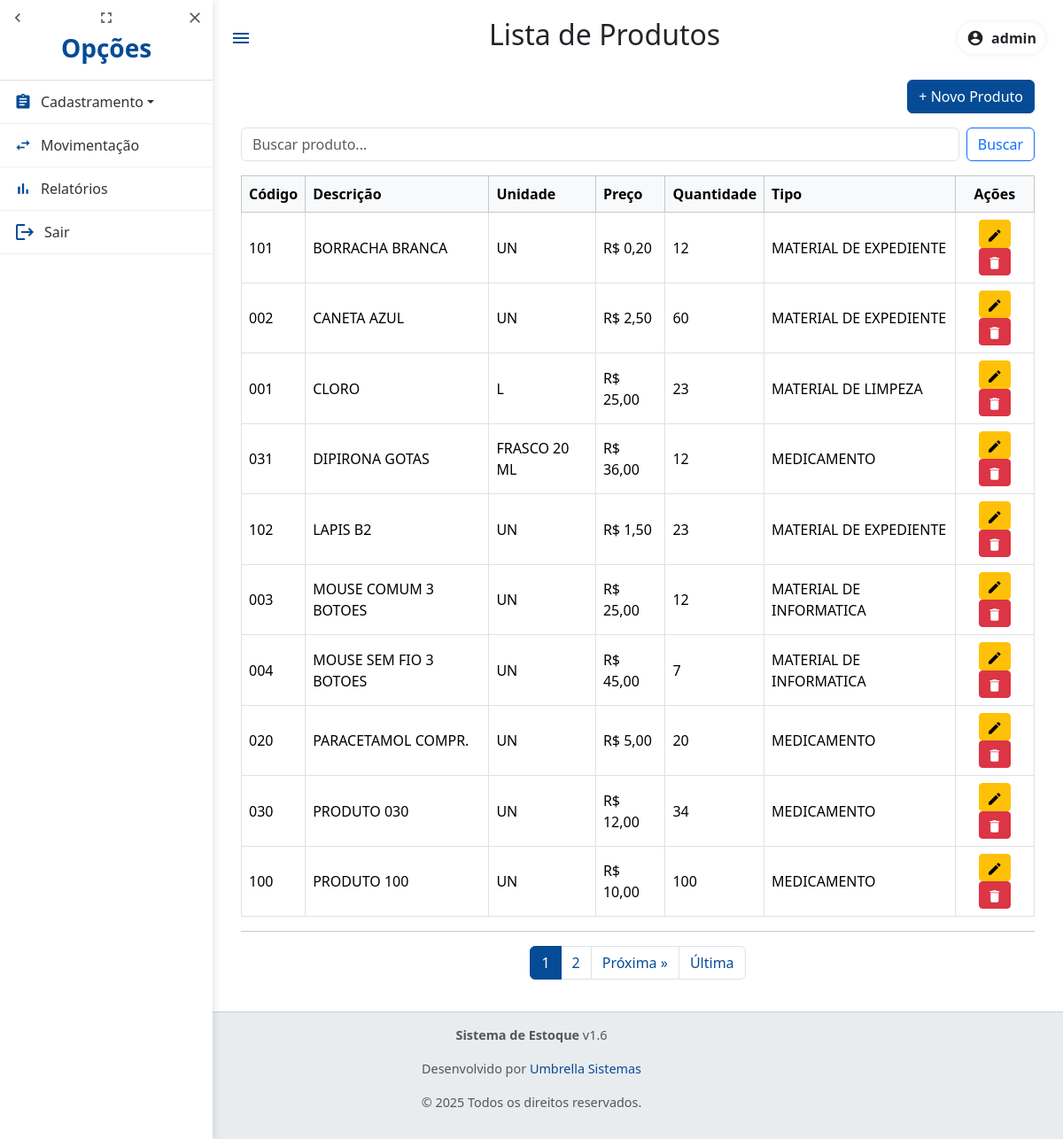
The app's page / (signed in) with its own data.
### estoque/models.py (models this page shows, shortened)
class Produto(models.Model):
    codigo = models.CharField(
        max_length=20,
        unique=True,
        verbose_name="Código"
    )
    descricao = models.CharField(
        max_length=255,
        verbose_name="Descrição"
    )
    preco = models.DecimalField(
        max_digits=10,
        decimal_places=2,
        verbose_name="Preço Unitário"
    )
    quantidade_estoque = models.PositiveIntegerField(
        verbose_name="Quantidade em Estoque"
    )
    tipo_produto = models.ForeignKey(
        TipoProduto,
        on_delete=models.PROTECT,
        related_name="fk_produto_tipo",
        verbose_name="Tipo de Produto"
    )
    unidade = models.ForeignKey(
        Unidade,
        on_delete=models.PROTECT,
        related_name="unidades",
        verbose_name="Unidade"
    )
    is_excluido = models.BooleanField(
        default=False,
        verbose_name="Excluído"
    )
    class Meta:
        verbose_name = "Produto"
        verbose_name_plural = "Produtos"
        ordering = ['descricao']

class Unidade(models.Model):
    nome = models.CharField(
        max_length=10,
        unique=True,
        verbose_name="Unidade",
        help_text="Ex.: UN, CX, KG"
    )
    class Meta:
        verbose_name = "Unidade"
        verbose_name_plural = "Unidades"
        ordering = ['nome']

class TipoProduto(models.Model):
    nome = models.CharField(
        max_length=100,
        unique=True,
        verbose_name="Tipo de Produto"
    )
    class Meta:
        verbose_name = "Tipo de Produto"
        verbose_name_plural = "Tipos de Produtos"
        ordering = ['nome']

### estoque/views.py (the view)
# urls.py: path('', views.produto_list, name='home'),
@login_required(login_url='login')
def produto_list(request):
    query = request.GET.get('q')
    produtos = Produto.objects.select_related('tipo_produto').order_by('descricao')
    if query:
        produtos = produtos.filter(descricao__icontains=query)
    paginator = Paginator(produtos, 10)  # 10 produtos por página
    page_number = request.GET.get('page')
    produtos = paginator.get_page(page_number)
    return render(request, 'produto_list.html', {'produtos': produtos})

### templates/produto_list.html (shortened to what this page needs)
{% extends 'base.html' %}
{% block page_title %}Lista de Produtos{% endblock %}
{% block content %}
<div class="container mt-4">
    <div class="mb-3 text-end">
        <a href="{% url 'produto_create' %}" class="btn btn-primary">+ Novo Produto</a>
    </div>
    <form method="get" class="mb-3 d-flex" role="search">
        <input type="text" name="q" class="form-control me-2" placeholder="Buscar produto..." value="{{ request.GET.q }}">
        <button type="submit" class="btn btn-outline-primary">Buscar</button>
    </form>
    <div class="table-responsive">
        <table class="table table-hover table-bordered align-middle">
            <thead class="table-light">
                <tr>
                    <th>Código</th>
                    <th>Descrição</th>
                    <th>Unidade</th>
                    <th>Preço</th>
                    <th>Quantidade</th>
                    <th>Tipo</th>
                    <th class="text-center">Ações</th>
                </tr>
            </thead>
            <tbody>
                {% for produto in produtos %}
                    <tr>
                        <td>{{ produto.codigo }}</td>
                        <td>{{ produto.descricao }}</td>
                        <td>{{ produto.unidade.nome }}</td>
                        <td>R$ {{ produto.preco }}</td>
                        <td>{{ produto.quantidade_estoque }}</td>
                        <td>{{ produto.tipo_produto.nome }}</td>
                        <td class="text-center">
                            {% if not produto.is_excluido %}
                                <a href="{% url 'produto_update' produto.pk %}" class="btn btn-sm btn-warning" title="Editar">
                                    <span class="material-icons">edit</span>
                                </a>
                                <a href="{% url 'produto_delete' produto.pk %}" class="btn btn-sm btn-danger" title="Excluir">
                                    <span class="material-icons">delete</span>
                                </a>
                            {% else %}
                                Item Excluído
                            {% endif %}
                        </td>
                    </tr>
                {% empty %}
                    <tr><td colspan="7" class="text-center">Nenhum produto cadastrado.</td></tr>
                {% endfor %}
            </tbody>
        </table>
        <hr>
        {% if produtos.has_other_pages %}
            <nav aria-label="Navegação de páginas">
            <ul class="pagination justify-content-center">
                {% for num in produtos.paginator.page_range %}
                {% if produtos.number == num %}
                    <li class="page-item active"><span class="page-link">{{ num }}</span></li>
                {% elif num > produtos.number|add:'-3' and num < produtos.number|add:'3' %}
                    <li class="page-item"><a class="page-link" href="?page={{ num }}{% if request.GET.q %}&q={{ request.GET.q }}{% endif %}">{{ num }}</a></li>
                {% endif %}
                {% endfor %}
                {% if produtos.has_next %}
                <li class="page-item">
                    <a class="page-link" href="?page={{ produtos.next_page_number }}{% if request.GET.q %}&q={{ request.GET.q }}{% endif %}">Próxima &raquo;</a>
                </li>
                <li class="page-item">
                    <a class="page-link" href="?page={{ produtos.paginator.num_pages }}{% if request.GET.q %}&q={{ request.GET.q }}{% endif %}">Última</a>
                </li>
                {% endif %}
            </ul>
            </nav>
        {% endif %}
    </div>
</div>
{% endblock %}

### templates/base.html (shortened to what this page needs)
{% load static %}
<!DOCTYPE html>
<html lang="pt-BR">
<head>
    <link rel="stylesheet" href="{% static 'css/style.css' %}">
    <link href="https://cdn.jsdelivr.net/npm/bootstrap@5.3.2/dist/css/bootstrap.min.css" rel="stylesheet">
</head>
<body>
<nav id="sidebar" class="sidebar">
    <div class="sidebar-header">
        <div class="menu-buttons">
            <span class="material-icons" onclick="toggleSidebar()">chevron_left</span>
            <span class="material-icons" onclick="expandSidebar()">fullscreen</span>
            <span class="material-icons" onclick="closeSidebar()">close</span>
        </div>
        <h3 class="logo-text">Opções</h3>
    </div>
    <ul class="menu">
        <li class="dropdown">
            <a href="#" class="dropdown-toggle" data-bs-toggle="dropdown">
                <span class="material-icons">assignment</span> Cadastramento
            </a>
        </li>
        <li>
            <a href="{% url 'produto_list' %}"><span class="material-icons">swap_horiz</span> Movimentação</a>
        </li>
        <li>
            <a href="{% url 'produto_list' %}"><span class="material-icons">bar_chart</span> Relatórios</a>
        </li>
        <li>
            <form method="post" action="{% url 'logout' %}" class="d-flex">
                <button type="submit" class="btn-logout">
                    <span class="material-icons">logout</span> Sair
                </button>
            </form>
        </li>
    </ul>
</nav>
<div class="content">
    <header class="app-header">
        <span class="material-icons hamburger" onclick="toggleSidebar()">menu</span>
        <h2>{% block page_title %}{% endblock %}</h2>
        <div class="user-bar">
            {% if request.user.is_authenticated %}
                <div class="user-chip">
                    <span class="material-icons">account_circle</span>
                    <span class="user-name">
                        {{ request.user.get_full_name|default:request.user.username }}
                    </span>
                </div>
            {% else %}
                <a href="{% url 'login' %}" class="btn btn-sm btn-primary">Entrar</a>
            {% endif %}
        </div>
    </header>
    <main>
        {% block content %}{% endblock %}
    </main>
</div>
<footer class="main-footer">
    <p><strong>Sistema de Estoque</strong> v1.6</p>
    <p>Desenvolvido por <a href="https://www.suaempresa.com.br" target="_blank">Umbrella Sistemas</a></p>
    <p>&copy; 2025 Todos os direitos reservados.</p>
</footer>
</body>
</html>

### static/css/style.css (style rules this page uses)
body { margin: 0; font-family: "Segoe UI", Arial, sans-serif; background-color: #f8f9fa; }
.sidebar { position: fixed; top: 0; left: 0; width: 240px; height: 100%; background: #ffffff; box-shadow: 2px 0 8px rgba(0,0,0,0.1); transition: width 0.3s ease, transform 0.3s ease; z-index: 1000; display: flex; flex-direction: column; }
.sidebar-header { padding: 10px; border-bottom: 1px solid #ddd; display: flex; flex-direction: column; align-items: center; }
.menu-buttons { display: flex; justify-content: space-between; width: 100%; }
.menu-buttons .material-icons { cursor: pointer; font-size: 20px; color: #555; transition: color 0.2s; }
.logo-text { margin-top: 8px; font-weight: bold; color: #054b96; }
.menu { list-style: none; padding: 0; margin: 0; flex: 1; }
.menu li { border-bottom: 1px solid #f0f0f0; }
.menu li a { display: flex; align-items: center; padding: 12px 16px; text-decoration: none; color: #333; font-weight: 500; transition: background 0.2s ease; }
.menu li a .material-icons { margin-right: 10px; font-size: 20px; color: #054b96; }
.content { margin-left: 240px; transition: margin-left 0.3s ease; padding: 20px; }
.hamburger { display: none; font-size: 28px; background: none; border: none; cursor: pointer; color: #054b96; }
.btn-primary { background-color: #054b96 !important; border-color: #054b96 !important; color: white !important; }
.btn-logout { background: none; border: none; padding: 12px 16px; font: inherit; color: #333; cursor: pointer; display: flex; align-items: center; width: 100%; text-align: left; }
.btn-logout .material-icons { margin-right: 10px; color: #054b96; }
.btn .material-icons { font-size: 18px; vertical-align: middle; line-height: 1; }
.pagination .page-item.active .page-link { background-color: #054b96; border-color: #054b96; color: white; }
.pagination .page-link { color: #054b96; }
html, body { height: 100%; }
body { display: flex; flex-direction: column; }
.content { flex: 1; }
.main-footer { padding: 15px; text-align: center; border-top: 1px solid #ccc; font-size: 0.9em; color: #555; background-color: #e9ecef; }
.main-footer a { color: #054b96; text-decoration: none; }
.app-header { display: flex; align-items: center; justify-content: space-between; gap: .75rem; }
.user-bar { display: flex; align-items: center; }
.user-chip { display: flex; align-items: center; gap: .5rem; background: #fff; padding: 6px 10px; border-radius: 999px; box-shadow: 0 0 6px rgba(0,0,0,0.08); }
.user-chip .material-icons { font-size: 20px; }
.user-name { font-weight: 600; }

### records on screen
Produto: codigo "101", descricao "BORRACHA BRANCA", unidade.nome "UN", preco "0,20", quantidade_estoque "12", tipo_produto.nome "MATERIAL DE EXPEDIENTE", is_excluido False (drawn)
Produto: codigo "002", descricao "CANETA AZUL", unidade.nome "UN", preco "2,50", quantidade_estoque "60", tipo_produto.nome "MATERIAL DE EXPEDIENTE", is_excluido False (drawn)
Produto: codigo "001", descricao "CLORO", unidade.nome "L", preco "25,00", quantidade_estoque "23", tipo_produto.nome "MATERIAL DE LIMPEZA", is_excluido False (drawn)
Produto: codigo "031", descricao "DIPIRONA GOTAS", unidade.nome "FRASCO 20 ML", preco "36,00", quantidade_estoque "12", tipo_produto.nome "MEDICAMENTO", is_excluido False (drawn)
Produto: codigo "102", descricao "LAPIS B2", unidade.nome "UN", preco "1,50", quantidade_estoque "23", tipo_produto.nome "MATERIAL DE EXPEDIENTE", is_excluido False (drawn)
Produto: codigo "003", descricao "MOUSE COMUM 3 BOTOES", unidade.nome "UN", preco "25,00", quantidade_estoque "12", tipo_produto.nome "MATERIAL DE INFORMATICA", is_excluido False (drawn)
Produto: codigo "004", descricao "MOUSE SEM FIO 3 BOTOES", unidade.nome "UN", preco "45,00", quantidade_estoque "7", tipo_produto.nome "MATERIAL DE INFORMATICA", is_excluido False (drawn)
Produto: codigo "020", descricao "PARACETAMOL COMPR.", unidade.nome "UN", preco "5,00", quantidade_estoque "20", tipo_produto.nome "MEDICAMENTO", is_excluido False (drawn)
Produto: codigo "030", descricao "PRODUTO 030", unidade.nome "UN", preco "12,00", quantidade_estoque "34", tipo_produto.nome "MEDICAMENTO", is_excluido False (drawn)
Produto: codigo "100", descricao "PRODUTO 100", unidade.nome "UN", preco "10,00", quantidade_estoque "100", tipo_produto.nome "MEDICAMENTO", is_excluido False (drawn)

### other values on screen
{{ request.user.get_full_name|default:request.user.username }} "admin"
{{ num }} "1"
{{ num }} "2"
